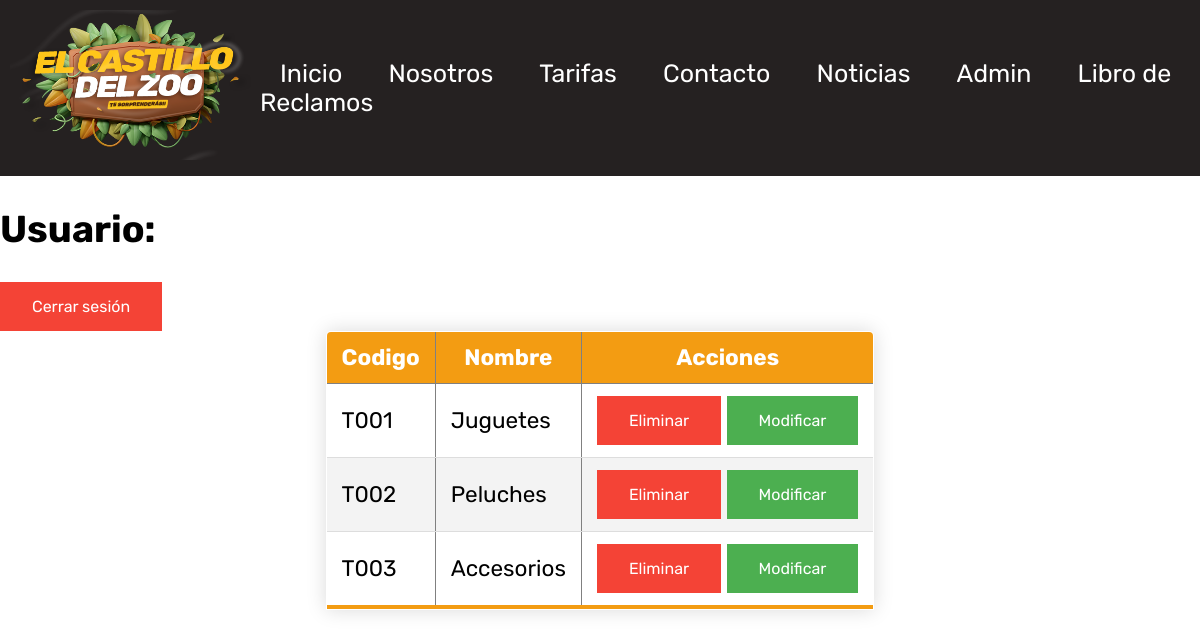
The app's page /paginas/tipo/listar.php with its own data.
### tables this page shows
CREATE TABLE `tipo` (
  `codtip` varchar(10) NOT NULL,
  `nomtip` varchar(30) NOT NULL
);

### controlador/conexion.php (called while the page is built, shortened)
<?php
function listarTipo($conn){
    $sql="select codtip, nomtip from tipo";
    $res= mysqli_query($conn, $sql);
    $vec=array();
    while($f= mysqli_fetch_array($res))
        $vec[]=$f;
    return $vec;
}
?>

### paginas/tipo/listar.php (the view, shortened to what this page needs)
<!DOCTYPE html>
<html>
<head>
	<link rel="stylesheet" type="text/css" href="../../css\css.css">
</head>
<body class="indext">
	<?php
		include "../../includes/admincabecera.php";
	?>
	<?php
	require('../../controlador/conexion.php');
	$conn = conectar();
	?>
	<h2>Usuario: <?= $_SESSION['usuario'] ?></h2>
	<a class="beliminar" href="../../llamadas/procesoCerrarSesion.php">Cerrar sesión</a>
<table border="1" align="center" class="content-table">
	<thead>
	<tr>
		<th>Codigo</th>
		<th>Nombre</th>
		<th>Acciones</th>
	</tr>
</thead>
		<?php
		foreach (listarTipo($conn) as $key => $value) {
		?>
	<tr>
		<td><?=$value[0]?></td>
		<td><?=$value[1]?></td>
		<td>
			<a href="../../llamadas/procesoTipo.php?accion=eliminar&codigo=<?=$value[0]?>" class="beliminar">Eliminar</a>
			<a href="editar.php?accion=modificar&codigo=<?=$value[0]?>" class="bmodificar">Modificar</a>
		</td>
	</tr>
	<?php
	}
	?>
</table>
</body>
</html>

### css/css.css (style rules this page uses)
body { background-image: url("../Imagenes/fondo2.jpg"); margin: 0; }
a { text-decoration: none; color: #FFFFFF; }
.indext { background-image: url("../Imagenes/fondo6.jpg"); margin: 0; font-family: Rubik; font-size: 25px; }
.beliminar { background-color: #f44336; border: none; color: white; padding: 15px 32px; text-align: center; text-decoration: none; display: inline-block; font-size: 16px; }
.bmodificar { background-color: #4CAF50; border: none; color: white; padding: 15px 32px; text-align: center; text-decoration: none; display: inline-block; font-size: 16px; }
.content-table { border-collapse: collapse; margin: 0 auto; font-size: 0.9em; min-width: 400px; border-radius: 5px 5px 0 0; overflow: hidden; box-shadow: 0 0 20px rgba(0, 0, 0, 0.15); }
.content-table thead tr { background-color: #F39C12; color: #ffffff; text-align: center; font-weight: bold; }
.content-table th, .content-table td { padding: 12px 15px; }
.content-table tbody tr { border-bottom: 1px solid #dddddd; }
.content-table tbody tr:nth-of-type(even) { background-color: #f3f3f3; }
.content-table tbody tr:last-of-type { border-bottom: 5px solid #F39C12; }

### records on screen
tipo: codtip "T001", nomtip "Juguetes"
tipo: codtip "T002", nomtip "Peluches"
tipo: codtip "T003", nomtip "Accesorios"
